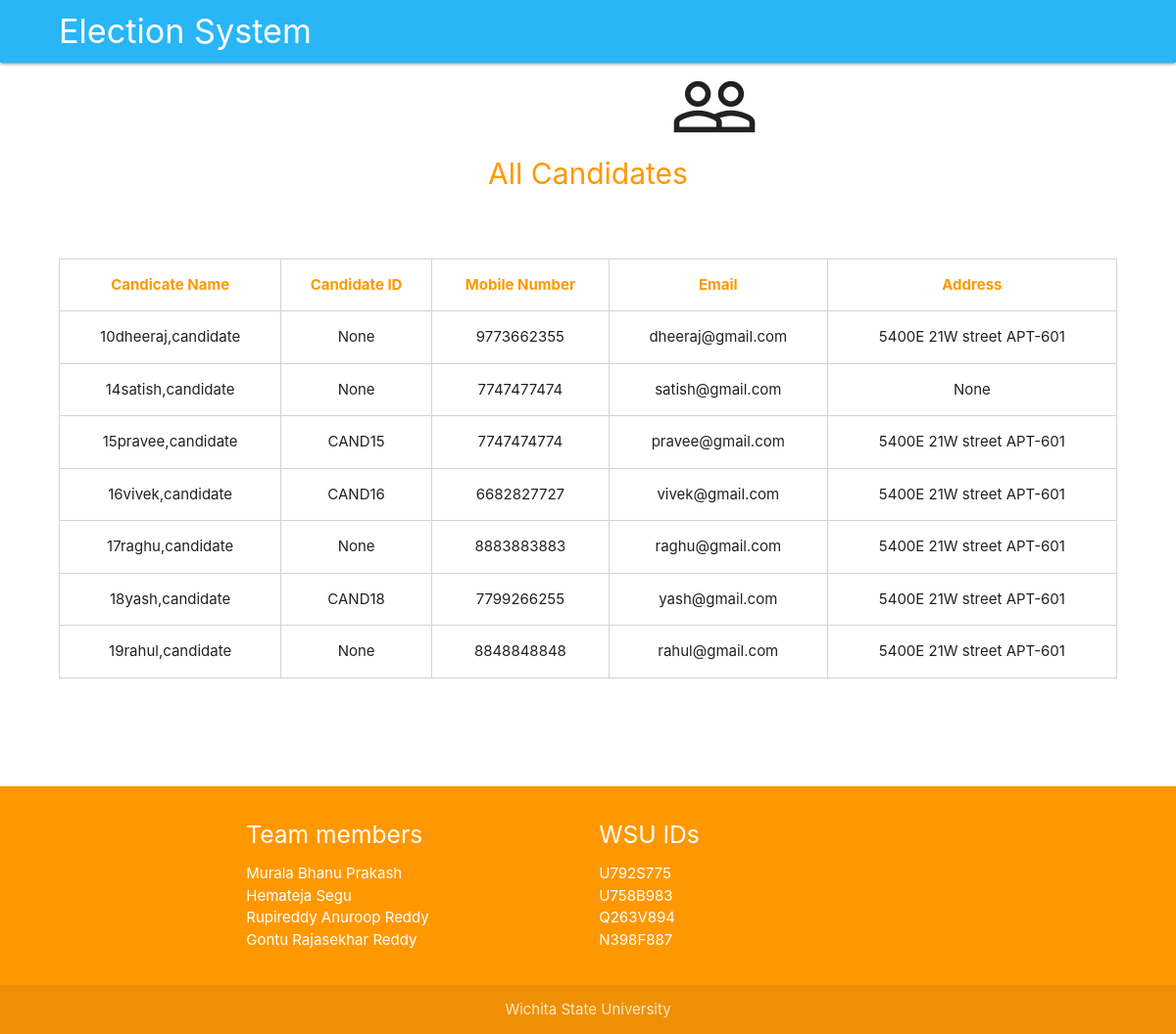
The app's page /candidates/ (signed in) with its own data.
### application/models.py (models this page shows, shortened)
class CandidateInformation(models.Model):
    id = models.AutoField(primary_key=True) # primary key of the table.
    member = models.ForeignKey(ElectionMember, on_delete=models.CASCADE)
    candidate_id = models.CharField(max_length=20,null=True,blank=True) # candidate id ( will create by admin once details verified)
    birth_date = models.DateField(null=True) # date of birth of candidate
    person_type = models.CharField(max_length=6, choices=(('Male','Male'),('Female','Female')),null=True)
    full_address = models.CharField(max_length=180,null=True)
    state = models.CharField(choices=(('KS','Kansas'),), max_length=2,null=True)
    postal_code = models.CharField(max_length=5,null=True)
    ssn = models.CharField(max_length=9,null=True)
    political_party = models.CharField(max_length=3, choices=POLITICAL_PARTY_CHOICES,null=True)
    address_proof = models.FileField(upload_to='candidate_documents/',null=True)
    is_candidate_verified = models.BooleanField(default=False)
    is_fault_account = models.BooleanField(default=False)
    description = models.CharField(max_length=100,null=True,blank=True)

class ElectionMember(AbstractUser):
    election_member_id = models.AutoField(primary_key=True)
    phone_number = models.CharField(max_length=10, null=True, blank=True)
    member_type = models.CharField(max_length=3,
                                   choices=(('CAN', 'Candidate'), ('VOT', 'Voter'), ('ADM', 'Election Admin')), null=True)

### application/views.py (the view)
# urls.py: path('candidates/', get_all_candidate_details, name='all_candidate_details'),
def get_all_candidate_details(request):
    if not request.user.is_active:
        return member_session_not_active(request)
    candidates = CandidateInformation.objects.all()
    return render(request, 'Election_All_Candidates.html', {'candidates': candidates})

### application/templates/Election_All_Candidates.html (shortened to what this page needs)
{% extends 'website_base.html' %}
{% load crispy_forms_tags %}
{% load static %}
{% block child_template %}
    <head>
    </head>
<div>
    <center>
        <i class="material-icons large">people_outline</i>
        <h1>
            All Candidates
        </h1>
    </center>
    <br>
    <div class="row">
        <br>
        <div class="col-md-12 col-lg-12">
            {% if candidates %}
                <table class="table">
                <thead>
                <tr>
                    <th>Candicate Name</th>
                    <th>Candidate ID</th>
                    <th>Mobile Number</th>
                    <th>Email</th>
                    <th>Address</th>
                </tr>
                </thead>
                <tbody>
                {% for c in candidates %}
                    <tr>
                        <td>{{c.pk}}{{c.member.first_name}},{{c.member.last_name}}</td>
                        <td>{{c.candidate_id}}</td>
                        <td>{{c.member.phone_number}}</td>
                        <td>{{c.member.email}}</td>
                        <td>{{c.full_address}}</td>
                    </tr>
                {% endfor %}
                </tbody>
            </table>
            <br><br><br><br>
            {% else %}
            <p class="text-center">
                <b>
                    No Candidate enrolled yet
                </b>
            </p>
            {% endif %}
        </div>
    </div>
</div>
{% endblock %}

### application/templates/website_base.html (shortened to what this page needs)
<!DOCTYPE html>
<html lang="en">
<head>
 <link rel="stylesheet" href="https://cdnjs.cloudflare.com/ajax/libs/materialize/1.0.0/css/materialize.min.css">
</head>
<body>
  <nav class="light-blue lighten-1" role="navigation">
    <div class="nav-wrapper container">
      <ul class="left hide-on-med-and-down">
<h4 style="margin-top:5%;">Election System</h4>
      </ul>
    </div>
  </nav>
  <div class="container">
     {% block child_template %}
  {% endblock %}
  </div>
  <footer class="page-footer orange">
    <div class="container">
      <div class="row">
        <div class="col l3 s12 push-l2">
          <h5 class="white-text">Team members</h5>
          <ul>
            <li><a class="white-text" href="#!">
          Murala Bhanu Prakash
            </a></li>
            <li><a class="white-text" href="#!">
          Hemateja Segu
            </a></li>
            <li><a class="white-text" href="#!">
              Rupireddy Anuroop Reddy
            </a></li>
            <li><a class="white-text" href="#!">
            Gontu Rajasekhar Reddy</a></li>
          </ul>
        </div>
        <div class="col l3 s12 push-l3">
          <h5 class="white-text">WSU IDs</h5>
          <ul>
            <li><a class="white-text" href="#!">
          U792S775
            </a></li>
            <li><a class="white-text" href="#!">
          U758B983
            </a></li>
            <li><a class="white-text" href="#!">
              Q263V894
            </a></li>
            <li><a class="white-text" href="#!">
            N398F887</a></li>
          </ul>
        </div>
      </div>
    </div>
    <div class="footer-copyright">
      <div class="container center">
      Wichita State University
      </div>
    </div>
  </footer>
  </body>
</html>

### application/templates/website_base.html (style rules this page uses)
th,td { border:1px solid lightgray !important; text-align:center; }
th { background-color:white !important; font-weight:bold !important; color:#ff9800 !important; }
a { color:#ff9800 !important; }
.container { width:90% !important; }
h1 { font-size:30px !important; color: #ff9800 !important; margin-top:0px !important; }

### records on screen
CandidateInformation: pk "10", member.first_name "dheeraj", member.last_name "candidate", candidate_id "None", member.phone_number "9773662355", member.email "dheeraj@gmail.com", full_address "5400E 21W street APT-601"
CandidateInformation: pk "14", member.first_name "satish", member.last_name "candidate", candidate_id "None", member.phone_number "7747477474", member.email "satish@gmail.com", full_address "None"
CandidateInformation: pk "15", member.first_name "pravee", member.last_name "candidate", candidate_id "CAND15", member.phone_number "7747474774", member.email "pravee@gmail.com", full_address "5400E 21W street APT-601"
CandidateInformation: pk "16", member.first_name "vivek", member.last_name "candidate", candidate_id "CAND16", member.phone_number "6682827727", member.email "vivek@gmail.com", full_address "5400E 21W street APT-601"
CandidateInformation: pk "17", member.first_name "raghu", member.last_name "candidate", candidate_id "None", member.phone_number "8883883883", member.email "raghu@gmail.com", full_address "5400E 21W street APT-601"
CandidateInformation: pk "18", member.first_name "yash", member.last_name "candidate", candidate_id "CAND18", member.phone_number "7799266255", member.email "yash@gmail.com", full_address "5400E 21W street APT-601"
CandidateInformation: pk "19", member.first_name "rahul", member.last_name "candidate", candidate_id "None", member.phone_number "8848848848", member.email "rahul@gmail.com", full_address "5400E 21W street APT-601"
